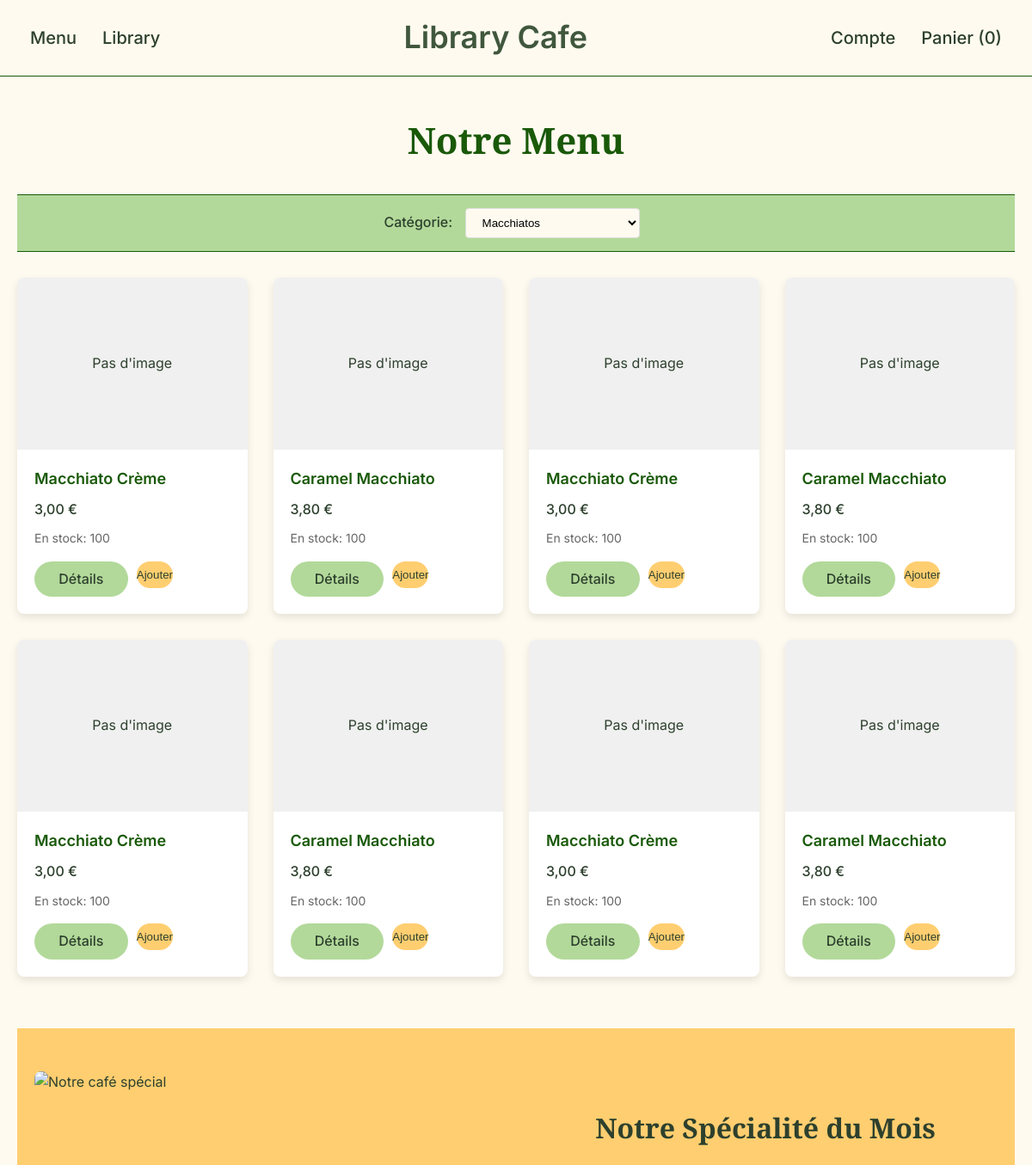
Before: /menu.php?cat=2 (upper part) with the older database file.
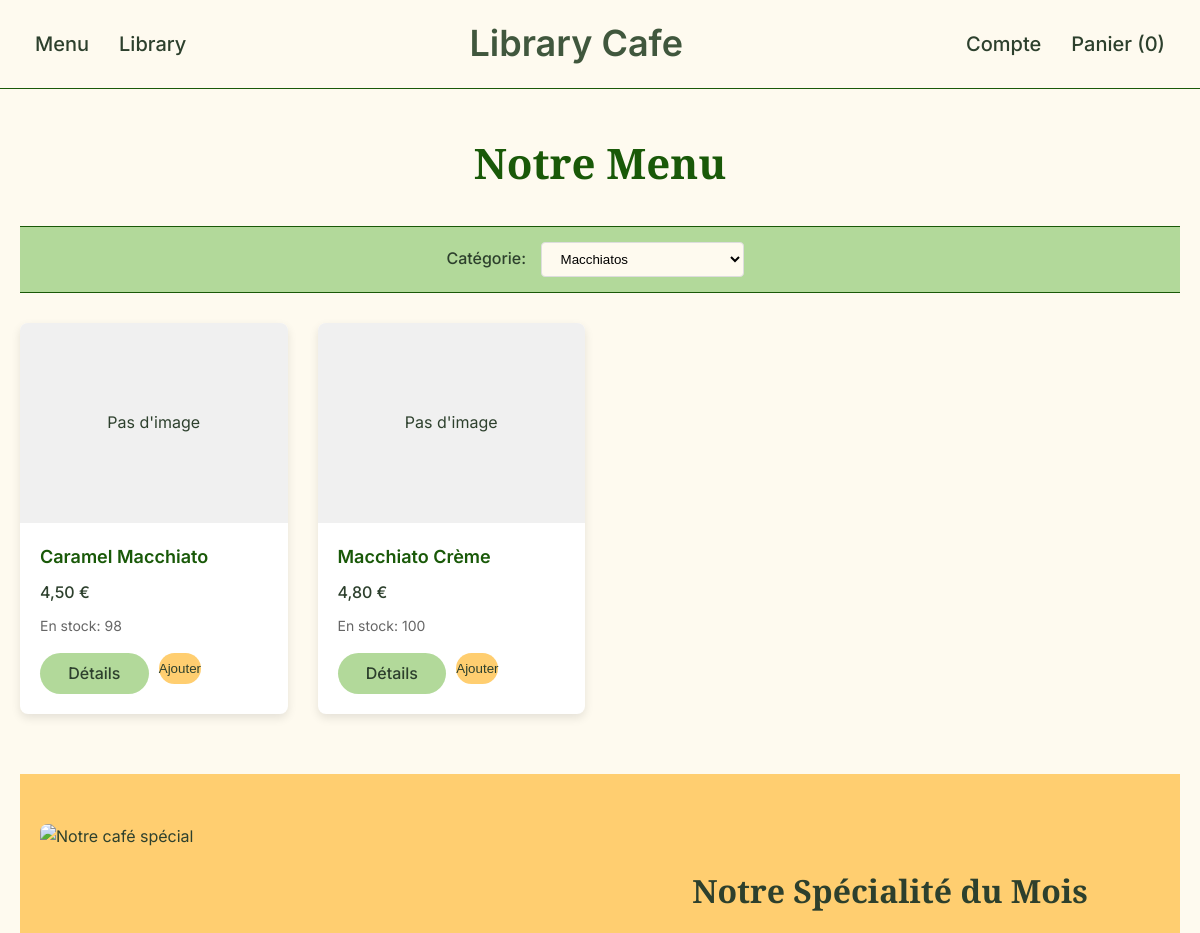
After: the same page with the newer database file.
### tables this page shows
CREATE TABLE `produits` (
  `id` int(11) NOT NULL,
  `nom` varchar(100) NOT NULL,
  `description` text DEFAULT NULL,
  `prix` decimal(5,2) NOT NULL,
  `stock` int(11) DEFAULT 100,
  `statut` varchar(50) DEFAULT 'Disponible',
  `image` varchar(255) DEFAULT NULL,
  `categorie_id` int(11) DEFAULT NULL,
  `categorie` varchar(50) DEFAULT NULL,
  `auteur` varchar(100) DEFAULT NULL,
  `annee` int(11) DEFAULT NULL,
  `type` varchar(20) DEFAULT 'Boisson'
);

### menu.php (the view, shortened to what this page needs)
<?php
require_once 'bdd.php';
$categories = $pdo->query("SELECT * FROM categories ORDER BY nom")->fetchAll();
$catID = isset($_GET['cat']) ? intval($_GET['cat']) : null;
if ($catID) {
    $stmt = $pdo->prepare("SELECT * FROM produits WHERE categorie_id = ?");
    $stmt->execute([$catID]);
} else {
    $stmt = $pdo->query("SELECT * FROM produits");
}
$produits = $stmt->fetchAll();
?>
<!DOCTYPE html>
<html lang="fr">
<head>
</head>
<body>
    <header>
        <div class="header-container">
            <nav class="left-nav">
                <ul>
                    <li><a href="menu.php">Menu</a></li>
                    <li><a href="library.php">Library</a></li>
                </ul>
            </nav>
            <a href="Accueil.php" class="logo">Library Cafe</a>
            <nav class="right-nav">
                <ul>
                    <li><a href="profil.php">Compte</a></li>
                    <li><a href="panier.php">Panier (<?= isset($_SESSION['panier']) ? count($_SESSION['panier']) : 0 ?>)</a></li>
                </ul>
            </nav>
        </div>
    </header>
    <main>
        <div class="container">
            <h2>Notre Menu</h2>
            <section class="filter-section">
                <div class="container">
                    <form class="filter-form" method="get">
                        <label for="cat" class="filter-label">Catégorie:</label>
                        <select name="cat" id="cat" class="filter-select" onchange="this.form.submit()">
                            <?php foreach ($categories as $c): ?>
                                <option value="<?= $c['id'] ?>" <?= $catID == $c['id'] ? 'selected' : '' ?>>
                                    <?= htmlspecialchars($c['nom']) ?>
                                </option>
                            <?php endforeach; ?>
                        </select>
                    </form>
                </div>
            </section>
            <section class="products-grid">
                <?php if (count($produits) > 0): ?>
                    <?php foreach ($produits as $p): ?>
                        <div class="product-card">
                            <div class="product-image">
                                <?php if (!empty($p['image']) && file_exists($p['image'])): ?>
                                    <img src="<?= htmlspecialchars($p['image']) ?>" alt="<?= htmlspecialchars($p['nom']) ?>">
                                <?php else: ?>
                                    <div style="width:100%; height:100%; display:flex; align-items:center; justify-content:center; background-color:#f0f0f0;">
                                        <span>Pas d'image</span>
                                    </div>
                                <?php endif; ?>
                            </div>
                            <div class="product-details">
                                <h3 class="product-name"><?= htmlspecialchars($p['nom']) ?></h3>
                                <p class="product-price"><?= number_format($p['prix'], 2, ',', ' ') ?> €</p>
                                <p class="product-stock">En stock: <?= $p['stock'] ?></p>
                                <div class="product-actions">
                                    <a href="produit.php?id=<?= $p['id'] ?>" class="view-btn">Détails</a>
                                    <form method="post" action="add_to_cart.php" style="flex: 1;">
                                        <button type="submit" class="add-btn" <?= $p['stock'] <= 0 ? 'disabled' : '' ?>>
                                            Ajouter
                                        </button>
                                    </form>
                                </div>
                            </div>
                        </div>
                    <?php endforeach; ?>
                <?php endif; ?>
            </section>
            <section class="featured-section">
                <div class="container">
                    <div class="featured-container">
                        <div class="featured-image">
                            <img src="uploads/macchiatocreme.jpg" alt="Notre café spécial">
                        </div>
                        <div class="featured-content">
                            <h2 class="featured-title">Notre Spécialité du Mois</h2>
                        </div>
                    </div>
                </div>
            </section>
        </div>
    </main>
</body>
</html>

Changed rows visible on the page:
no longer on this page (row edited): produits: shows "Pas d'image", nom "Macchiato Crème", prix "3,00", stock "100"
no longer on this page (row edited): produits: shows "Pas d'image", nom "Caramel Macchiato", prix "3,80", stock "100"
no longer on this page (row edited): produits: shows "Pas d'image", nom "Caramel Macchiato", prix "3,80", stock "100"
no longer on this page (row edited): produits: shows "Pas d'image", nom "Macchiato Crème", prix "3,00", stock "100"
no longer on this page (row edited): produits: shows "Pas d'image", nom "Caramel Macchiato", prix "3,80", stock "100"
removed produits: shows "Pas d'image", nom "Macchiato Crème", prix "3,00", stock "100"
removed produits: shows "Pas d'image", nom "Caramel Macchiato", prix "3,80", stock "100"
now on this page (row edited): produits: shows "Pas d'image", nom "Caramel Macchiato", prix "4,50", stock "98"
changed produits "Macchiato Crème": prix "3,00" → "4,80"
